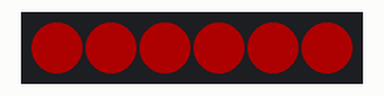
Simulated run of this sketch. Board: ESP32. Parts: 6 RGB LEDs in strip order, left to right. Dim RGB values are drawn brighter than linear; what the sketch prints to the serial monitor is not drawn.

Above: at 0.56 s.
At 3.78 s:
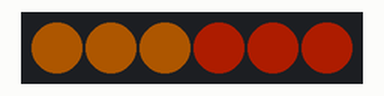
At 7.83 s:
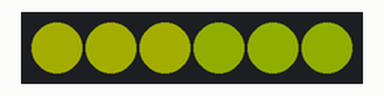
At 10.92 s:
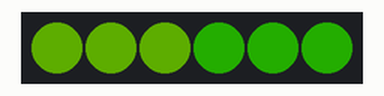
At 15.22 s:
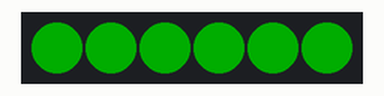
Timing chart, 0 to 17.5 s (numbered marks = the images above):
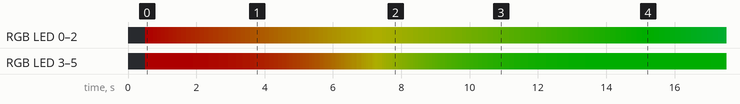

Measured:
- by itself, RGB LED 3–5: off → RGB(50, 0, 0) at 0.50 s, → RGB(50, 1, 0) 1.4 s later, → RGB(50, 2, 0) 0.46 s later, → RGB(50, 3, 0) 0.29 s later, … (96 changes in this stretch)
- by itself, RGB LED 0–2: off → RGB(50, 0, 0) at 0.50 s, → RGB(50, 1, 0) 0.13 s later, → RGB(50, 2, 0) 0.11 s later, → RGB(50, 3, 0) 0.12 s later, … (115 changes in this stretch)

The sketch:

neopixel_hue_test.ino
```cpp
#include <Adafruit_NeoPixel.h>

#define PIN        17 // On Trinket or Gemma, suggest changing this to 1

#define NUMPIXELS 6 // using over 8 pixels with ESP32 requires external power supply

Adafruit_NeoPixel pixels(NUMPIXELS, PIN, NEO_GRB + NEO_KHZ800);

#define DELAYVAL 5 // Time (in milliseconds)

uint32_t rgbcolor=0;
uint32_t rgbcolor_corrected=0;

void setup() {
  pixels.begin(); // INITIALIZE NeoPixel strip object (REQUIRED)
    pixels.clear();    // turn all LEDs off
      pixels.setBrightness(50); // Set BRIGHTNESS to about 1/5 (max = 255)
  pixels.show();     // Initialize all pixels
  Serial.begin(9600);
  Serial.println("setup complete");
  delay(500);
}

void loop() {

  for(int hue=0; hue<65536; hue+=10) { // For each pixel...
    rgbcolor = pixels.ColorHSV(hue);
    rgbcolor_corrected=pixels.gamma32(rgbcolor);

    Serial.println(hue);

    pixels.fill(rgbcolor,0,3); // this will fill neopixels 0-2
    pixels.fill(rgbcolor_corrected,3,5); // this will fill neopixels 3-5

    pixels.show();   // Send the updated pixel colors to the hardware.
    delay(DELAYVAL); // Pause before next pass through loop
  }


}
```
